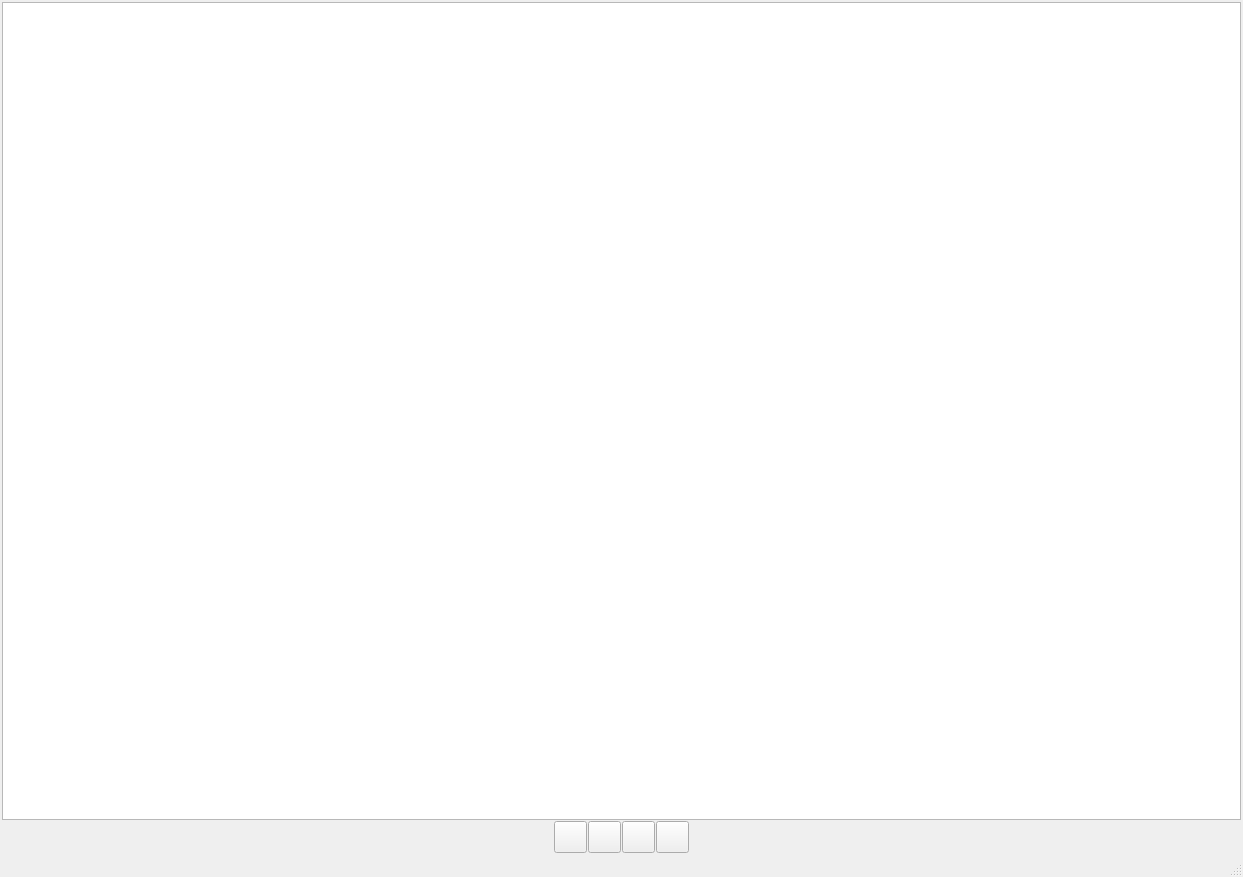
<?xml version="1.0" encoding="UTF-8"?>
<ui version="4.0">
 <class>PlusMinus</class>
 <widget class="QMainWindow" name="PlusMinus">
  <property name="geometry">
   <rect>
    <x>0</x>
    <y>0</y>
    <width>1243</width>
    <height>877</height>
   </rect>
  </property>
  <property name="windowTitle">
   <string>PlusMinus</string>
  </property>
  <widget class="QWidget" name="centralwidget">
   <layout class="QGridLayout" name="gridLayout" rowstretch="0,0">
    <property name="margin">
     <number>2</number>
    </property>
    <property name="spacing">
     <number>1</number>
    </property>
    <item row="0" column="0">
     <widget class="GraphicsLayoutWidget" name="canvas"/>
    </item>
    <item row="1" column="0">
     <layout class="QHBoxLayout" name="layout">
      <item>
       <spacer name="leftspace">
        <property name="orientation">
         <enum>Qt::Horizontal</enum>
        </property>
        <property name="sizeHint" stdset="0">
         <size>
          <width>502</width>
          <height>20</height>
         </size>
        </property>
       </spacer>
      </item>
      <item>
       <widget class="QToolButton" name="left">
        <property name="text">
         <string/>
        </property>
        <property name="iconSize">
         <size>
          <width>25</width>
          <height>25</height>
         </size>
        </property>
       </widget>
      </item>
      <item>
       <widget class="QToolButton" name="down">
        <property name="text">
         <string/>
        </property>
        <property name="iconSize">
         <size>
          <width>25</width>
          <height>25</height>
         </size>
        </property>
        <property name="checkable">
         <bool>true</bool>
        </property>
       </widget>
      </item>
      <item>
       <widget class="QToolButton" name="up">
        <property name="text">
         <string/>
        </property>
        <property name="iconSize">
         <size>
          <width>25</width>
          <height>25</height>
         </size>
        </property>
        <property name="checkable">
         <bool>true</bool>
        </property>
       </widget>
      </item>
      <item>
       <widget class="QToolButton" name="right">
        <property name="autoFillBackground">
         <bool>false</bool>
        </property>
        <property name="text">
         <string/>
        </property>
        <property name="iconSize">
         <size>
          <width>25</width>
          <height>25</height>
         </size>
        </property>
        <property name="checkable">
         <bool>false</bool>
        </property>
        <property name="autoRaise">
         <bool>false</bool>
        </property>
       </widget>
      </item>
      <item>
       <spacer name="rightspace">
        <property name="orientation">
         <enum>Qt::Horizontal</enum>
        </property>
        <property name="sizeHint" stdset="0">
         <size>
          <width>502</width>
          <height>20</height>
         </size>
        </property>
       </spacer>
      </item>
     </layout>
    </item>
   </layout>
  </widget>
  <widget class="QMenuBar" name="menubar">
   <property name="geometry">
    <rect>
     <x>0</x>
     <y>0</y>
     <width>1243</width>
     <height>22</height>
    </rect>
   </property>
  </widget>
  <widget class="QStatusBar" name="statusbar"/>
  <action name="actionLeft">
   <property name="checkable">
    <bool>true</bool>
   </property>
   <property name="icon">
    <iconset>
     <normaloff>:/icons/icons/arrow_left.svg</normaloff>:/icons/icons/arrow_left.svg</iconset>
   </property>
   <property name="text">
    <string>Left</string>
   </property>
  </action>
 </widget>
 <customwidgets>
  <customwidget>
   <class>GraphicsLayoutWidget</class>
   <extends>QGraphicsView</extends>
   <header location="global">pyqtgraph</header>
  </customwidget>
 </customwidgets>
 <resources/>
 <connections/>
</ui>
